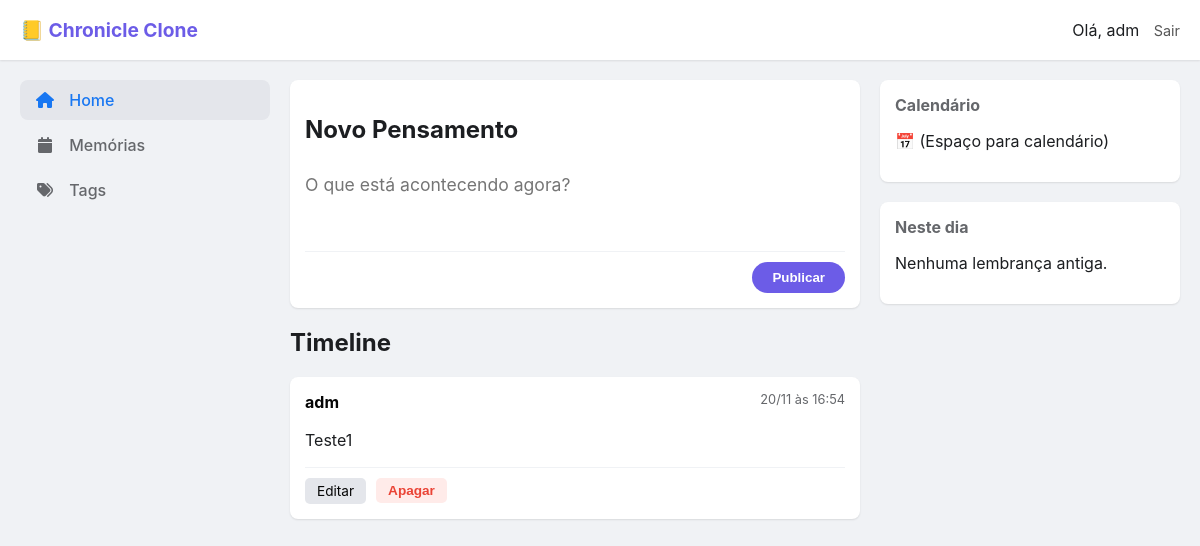
The app's page /dashboard (signed in) with its own data.
### app.py (models this page shows, shortened)
class User(db.Model, UserMixin): #Cria a tabela de usuários no banco de dados, adicionado UserMixin para autenticação
    id = db.Column(db.Integer, primary_key=True) #ID do usuário
    username = db.Column(db.String(80), unique=True, nullable=False) #Nome do usuário
    password_hash = db.Column(db.String(128), nullable=False) #Senha do usuário (armazenada como hash) -- sempre salvar a senha em hash

class Post(db.Model): #Criar a tabela de posts no banco de dados
    idPost = db.Column(db.Integer, primary_key=True, nullable=False) #ID do post
    dataPost = db.Column(db.DateTime, default=datetime.datetime.now) #Data do post, atualizado utc para now
    content = db.Column(db.Text, nullable=False) #Conteúdo do post
    user_id = db.Column(db.Integer, db.ForeignKey('user.id'), nullable=False) #ID do usuário que criou o post
    autor = db.relationship('User', backref ='posts')
    pass #temporario

### app.py (the view)
@app.route('/dashboard')
@login_required # - Nosso guarda para a rota
def dashboard():
    posts_user = current_user.posts #Consulta todos os posts do usuário logado, usando referencia de relacionamento feito em Post.
    return render_template('dashboard.html', posts=posts_user) # Renderiza o arquivo dashboard.html

### app.py (called while the page is built)
@login_manager.user_loader
def load_user(user_id):
    return User.query.get(int(user_id)) #Convertendo id string para int

### templates/dashboard.html (shortened to what this page needs)
<!DOCTYPE html>
<html lang="pt-br">
<head>
    <link rel="stylesheet" href="{{ url_for('static', filename='css/style.css') }}">
    <link rel="stylesheet" href="https://cdnjs.cloudflare.com/ajax/libs/font-awesome/6.0.0/css/all.min.css">
</head>
<body>
    <header class="top-bar">
        <div class="logo">📒 Chronicle Clone</div>
        <div class="user-menu">
            <span>Olá, {{ current_user.username }}</span>
            <a href="{{ url_for('logout') }}" class="btn-logout">Sair</a>
        </div>
    </header>
    <div class="main-container">
        <aside class="sidebar">
            <nav>
                <a href="#" class="active"><i class="fas fa-home"></i> Home</a>
                <a href="#"><i class="fas fa-calendar"></i> Memórias</a>
                <a href="#"><i class="fas fa-tags"></i> Tags</a>
            </nav>
        </aside>
        <main class="content-area">
            <div class="new-post-card">
                <h2>Novo Pensamento</h2>
                <form action="/add_post" method="POST">
                    <textarea name="content" rows="3" placeholder="O que está acontecendo agora?" required></textarea>
                    <div class="form-footer">
                        <button type="submit">Publicar</button>
                    </div>
                </form>
            </div>
            <h2>Timeline</h2>
            {% for post in posts %}
                <div class="post-card">
                    <div class="post-header">
                        <span class="author-name">{{ post.autor.username }}</span>
                        <span class="post-date">{{ post.dataPost.strftime('%d/%m às %H:%M') }}</span>
                    </div>
                    <p class="post-content">{{ post.content }}</p>
                    <div class="post-actions">
                        <a href="{{ url_for('edit_post', post_id=post.idPost) }}" class="btn-small">Editar</a>
                        <form action="{{ url_for('delete_post', post_id=post.idPost) }}" method="POST" style="display: inline;">
                            <button type="submit" class="btn-small btn-danger">Apagar</button>
                        </form>
                    </div>
                </div>
            {% else %}
                <p class="empty-state">Seu diário está vazio. Comece a escrever!</p>
            {% endfor %}
        </main>
        <aside class="right-widgets">
            <div class="widget">
                <h3>Calendário</h3>
                <p>📅 (Espaço para calendário)</p>
            </div>
            <div class="widget">
                <h3>Neste dia</h3>
                <p>Nenhuma lembrança antiga.</p>
            </div>
        </aside>
    </div>
</body>
</html>

### static/css/style.css (style rules this page uses)
* { box-sizing: border-box; }
body { font-family: 'Inter', 'Segoe UI', sans-serif; background-color: #f0f2f5; color: #1c1e21; margin: 0; padding: 0; }
.top-bar { background-color: #ffffff; height: 60px; display: flex; justify-content: space-between; align-items: center; padding: 0 20px; box-shadow: 0 1px 2px rgba(0,0,0,0.1); position: sticky; top: 0; z-index: 100; }
.logo { font-weight: bold; font-size: 1.2rem; color: #6c5ce7; }
.btn-logout { font-size: 0.9rem; color: #555; text-decoration: none; margin-left: 10px; }
.main-container { display: grid; grid-template-columns: 250px 1fr 300px; gap: 20px; max-width: 1200px; margin: 20px auto; padding: 0 20px; align-items: start; }
.sidebar nav a { display: block; padding: 10px 15px; color: #65676b; text-decoration: none; font-weight: 500; border-radius: 8px; margin-bottom: 5px; transition: background 0.2s; }
.sidebar nav a:hover, .sidebar nav a.active { background-color: #e4e6eb; color: #1877f2; }
.sidebar i { margin-right: 10px; width: 20px; text-align: center; }
.new-post-card, .post-card, .widget { background: white; border-radius: 8px; box-shadow: 0 1px 2px rgba(0,0,0,0.1); padding: 15px; margin-bottom: 20px; }
.new-post-card textarea { width: 100%; border: none; resize: none; font-family: inherit; font-size: 1.1rem; outline: none; padding: 10px 0; }
.form-footer { border-top: 1px solid #f0f2f5; padding-top: 10px; text-align: right; }
button { background-color: #6c5ce7; color: white; border: none; padding: 8px 20px; border-radius: 20px; font-weight: bold; cursor: pointer; transition: background 0.2s; }
.post-header { display: flex; justify-content: space-between; margin-bottom: 10px; }
.author-name { font-weight: bold; color: #050505; }
.post-date { font-size: 0.8rem; color: #65676b; }
.post-content { font-size: 1rem; line-height: 1.5; margin-bottom: 15px; }
.post-actions { border-top: 1px solid #f0f2f5; padding-top: 10px; display: flex; gap: 10px; }
.btn-small { padding: 5px 12px; font-size: 0.85rem; border-radius: 5px; text-decoration: none; background: #e4e6eb; color: #050505; }
.btn-small.btn-danger { background: #ffebe9; color: #ea4335; }
.right-widgets h3 { font-size: 1rem; color: #65676b; margin-top: 0; }

### records on screen
User: username "adm"
Post: autor.username "adm", dataPost "20/11 às 16:54", content "Teste1"
